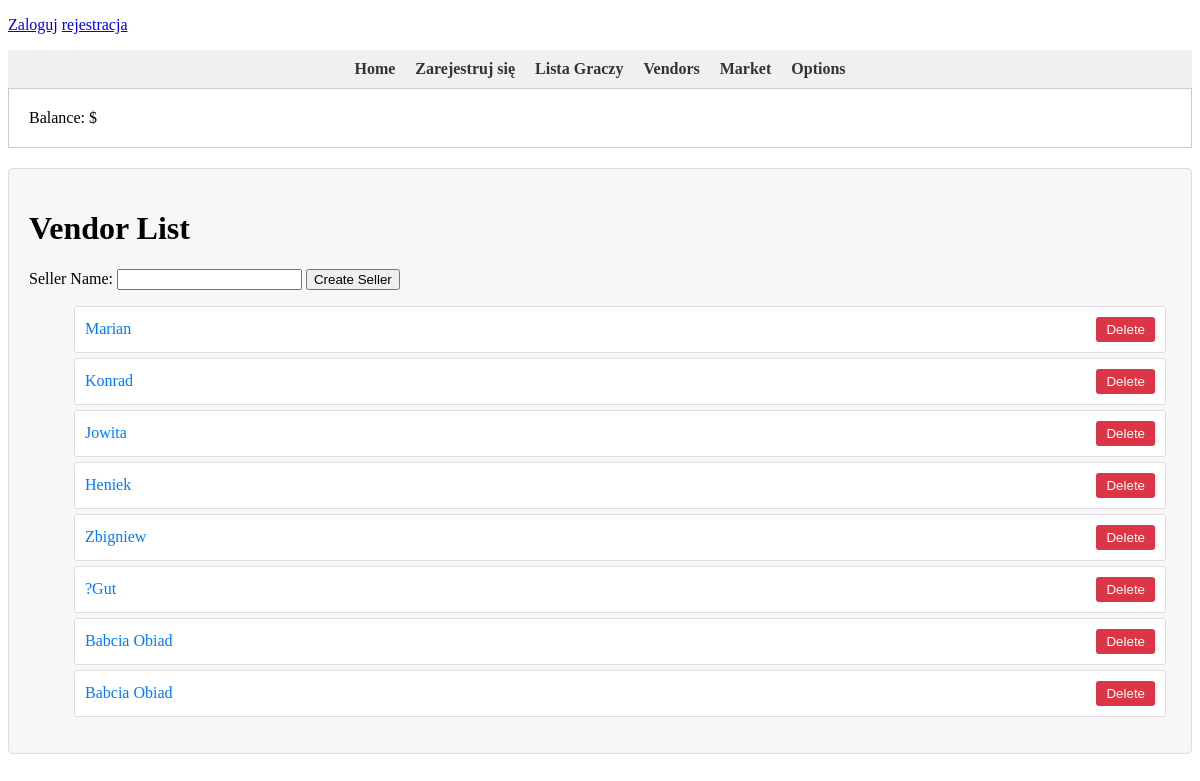
The page /vendor_list/ on the database as committed earlier.
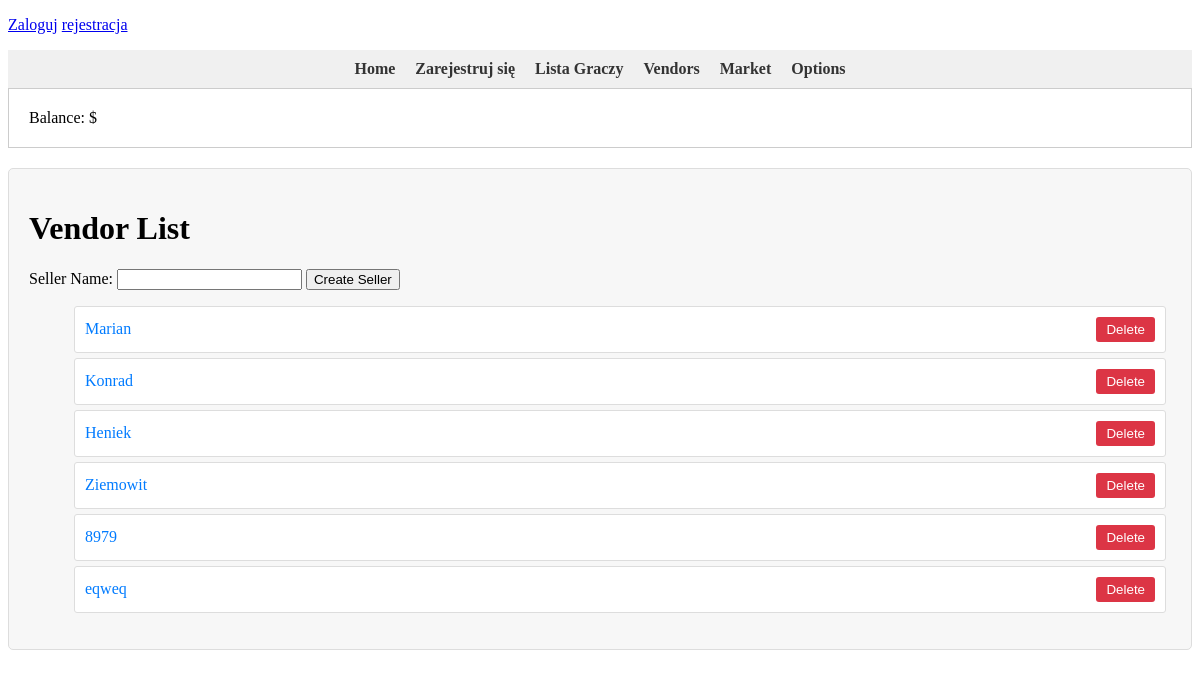
The same page on the database as committed later.
### SimGame/models.py (models this page shows, shortened)
class Seller(models.Model):
    name = models.CharField(max_length=64)

### SimGame/views.py (the view)
# urls.py: path('vendor_list/', views.VendorList.as_view(), name='vendor_list'),
class VendorList(View):
    def get(self, request):
        sellers = Seller.objects.all()
        return render(request, 'vendor_list.html', {'sellers': sellers})

### templates/vendor_list.html (shortened to what this page needs)
{% extends 'base.html' %}
{% block content %}
    <div class="vendor-list">
        <h1>Vendor List</h1>
        <form method="post" action="{% url 'create_seller' %}">
            <label for="seller-name">Seller Name:</label>
            <input type="text" id="seller-name" name="seller_name" required>
            <button type="submit">Create Seller</button>
        </form>
        <ul>
            {% for seller in sellers %}
            <li>
                <a href="{% url 'seller_detail' seller.id %}">{{ seller.name }}</a>
                <form method="post" action="{% url 'delete_seller' seller.id %}" style="display: inline;">
                    <button type="submit" class="delete-button">Delete</button>
                </form>
            </li>
            {% endfor %}
        </ul>
    </div>
{% endblock %}

Rows that differ between the two databases and show on the page:
removed Seller: name "Jowita"
removed Seller: name "Zbigniew"
removed Seller: name "?Gut"
removed Seller: name "Babcia Obiad"
removed Seller: name "Babcia Obiad"
added Seller: name "Ziemowit"
added Seller: name "8979"
added Seller: name "eqweq"
